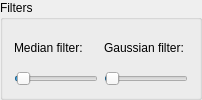
             <widget class="QGroupBox" name="filtersGroupBox">
              <property name="sizePolicy">
               <sizepolicy hsizetype="Preferred" vsizetype="Fixed">
                <horstretch>0</horstretch>
                <verstretch>0</verstretch>
               </sizepolicy>
              </property>
              <property name="title">
               <string>Filters</string>
              </property>
              <layout class="QVBoxLayout" name="verticalLayout_6">
               <item>
                <layout class="QHBoxLayout" name="horizontalLayout_5">
                 <item>
                  <layout class="QVBoxLayout" name="verticalLayout_4">
                   <item>
                    <widget class="QLabel" name="filterLabel">
                     <property name="text">
                      <string>Median filter:</string>
                     </property>
                    </widget>
                   </item>
                   <item>
                    <widget class="QSlider" name="filterSlider">
                     <property name="minimum">
                      <number>0</number>
                     </property>
                     <property name="maximum">
                      <number>40</number>
                     </property>
                     <property name="singleStep">
                      <number>1</number>
                     </property>
                     <property name="pageStep">
                      <number>2</number>
                     </property>
                     <property name="value">
                      <number>1</number>
                     </property>
                     <property name="sliderPosition">
                      <number>1</number>
                     </property>
                     <property name="tracking">
                      <bool>false</bool>
                     </property>
                     <property name="orientation">
                      <enum>Qt::Horizontal</enum>
                     </property>
                    </widget>
                   </item>
                  </layout>
                 </item>
                 <item>
                  <layout class="QVBoxLayout" name="verticalLayout_5">
                   <item>
                    <widget class="QLabel" name="gaussianFilterLabel">
                     <property name="text">
                      <string>Gaussian filter:</string>
                     </property>
                    </widget>
                   </item>
                   <item>
                    <widget class="QSlider" name="gaussianFilterSlider">
                     <property name="minimum">
                      <number>0</number>
                     </property>
                     <property name="maximum">
                      <number>100</number>
                     </property>
                     <property name="singleStep">
                      <number>1</number>
                     </property>
                     <property name="pageStep">
                      <number>2</number>
                     </property>
                     <property name="value">
                      <number>1</number>
                     </property>
                     <property name="sliderPosition">
                      <number>1</number>
                     </property>
                     <property name="tracking">
                      <bool>false</bool>
                     </property>
                     <property name="orientation">
                      <enum>Qt::Horizontal</enum>
                     </property>
                    </widget>
                   </item>
                  </layout>
                 </item>
                </layout>
               </item>
              </layout>
             </widget>
